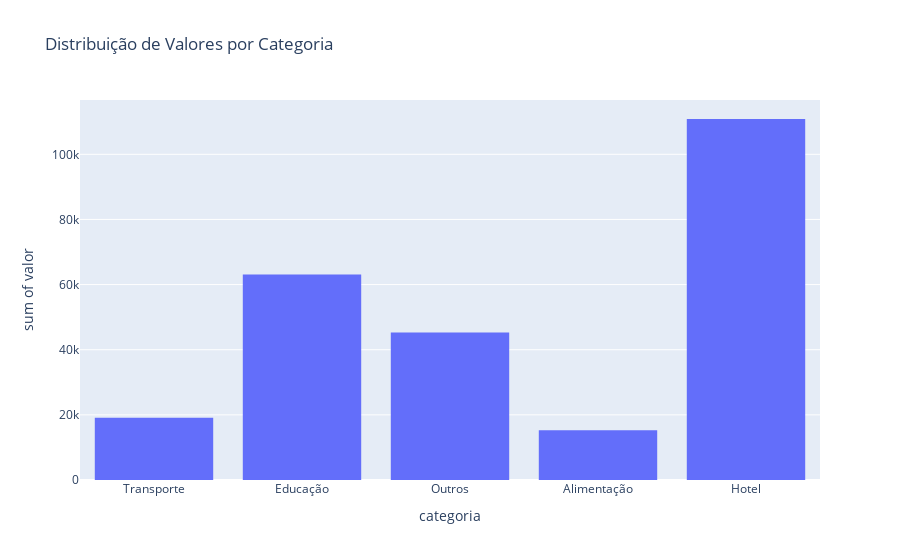

Notebook code cell kept with this figure:
### Markdown cell above
- Nota-se uma base de dados relativamaente equilibrada, não temos a necessidade de agrupar ou considerar alguma categoria como rara
- A distribuição esta saudável, podemos aplicar OneHotEncondes sem gerar sparsidade excessiva.

### Code cell
# Distribuição dos valores por categoria
fig = px.histogram(df_reembolso, x='categoria', y='valor', title='Distribuição de Valores por Categoria')

fig.show()

### Figure 1 — Plotly figure (JSON) as saved in the notebook; plotly's stock layout.template omitted (floating-point values rounded to 4 significant figures; data arrays with more than 128 entries replaced by an {"elided": "..."} marker saying what was removed)
{"data": [{"bingroup": "x", "histfunc": "sum", "hovertemplate": "categoria=%{x}<br>sum of valor=%{y}<extra></extra>", "legendgroup": "", "marker": {"color": "#636efa", "pattern": {"shape": ""}}, "name": "", "orientation": "v", "showlegend": false, "type": "histogram", "x": {"elided": "1000 str values"}, "xaxis": "x", "y": {"elided": "1000 float values"}, "yaxis": "y"}], "layout": {"barmode": "relative", "legend": {"tracegroupgap": 0}, "title": {"text": "Distribuição de Valores por Categoria"}, "xaxis": {"anchor": "y", "domain": [0, 1], "title": {"text": "categoria"}}, "yaxis": {"anchor": "x", "domain": [0, 1], "title": {"text": "sum of valor"}}}}
